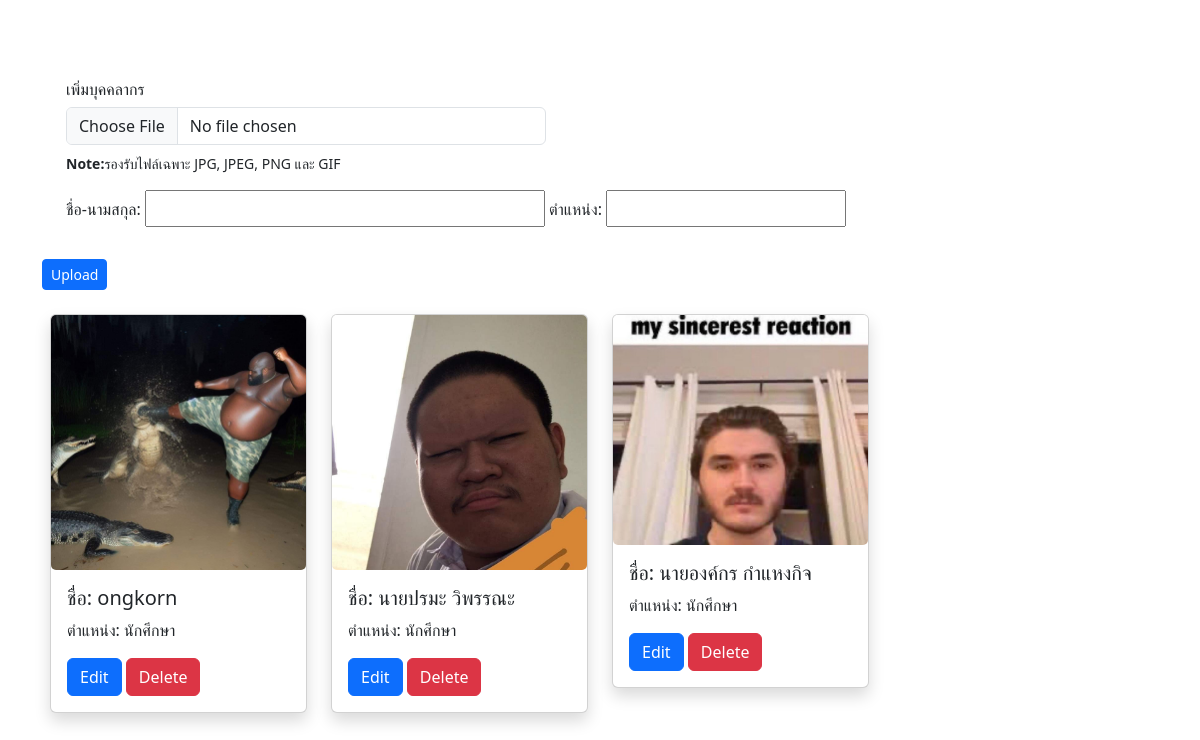
The page /login_admin/personnel/personnel.php on the database its author committed.
### tables this page shows
CREATE TABLE IF NOT EXISTS `personnel` (
  `id_personnel` int(11) NOT NULL AUTO_INCREMENT,
  `name_personnel` text NOT NULL,
  `status_personnel` text NOT NULL,
  `image_personnel` varchar(255) NOT NULL,
  `uploaded_personnel` datetime NOT NULL,
  PRIMARY KEY (`id_personnel`) USING BTREE
);

### login_admin/personnel/personnel.php (the view, shortened to what this page needs)
<?php
include_once '../../login/connect_db.php';
?>
<!DOCTYPE html>
<html lang="en">
<head>
    <link href="https://cdn.jsdelivr.net/npm/bootstrap@5.3.0/dist/css/bootstrap.min.css" rel="stylesheet">
</head>
<body>
    <div class="container">
        <div class="row mt-5">
            <div class="col-12">
                <form action="add_personnel.php" method="POST" enctype="multipart/form-data">
                    <div class="p-4 border-2 border-dashed rounded-3">
                        <h6 class="my-2">เพิ่มบุคคลากร</h6>
                        <input type="file" name="file" class="form-control streched-link" accept="image/gif, image/jpeg, image/png" style="width: 30rem;">
                        <p class="small md-0 mt-2"><b>Note:</b>รองรับไฟล์เฉพาะ JPG, JPEG, PNG และ GIF </p>
                        <label for="name">ชื่อ-นามสกุล:</label>
                        <input type="text" id="name" name="nameperson" required style="width: 25rem; height: 2.3rem;">
                        <label for="status">ตำแหน่ง:</label>
                        <input type="text" id="status" name="status" required style="width: 15rem; height: 2.3rem;">
                    </div>
                    <div class="d-sm-flex justify-content-left mt-2">
                        <input type="submit" name="submit" value="Upload" class="btn btn-sm btn-primary mb-3" >
                    </div>
                </form>
            </div>
        </div>
        <div class="row g-2">
            <?php
            $query = $db->query("SELECT * FROM personnel ORDER BY uploaded_personnel DESC");
            if ($query->num_rows > 0) {
                while ($row = $query->fetch_assoc()) {
                    $imageURL = 'upload/' . $row['image_personnel'];
            ?>
                    <div class="col-sm-6 col-lg-4 col-xl-3">
                        <div class="card shadow m-2">
                            <img src="<?php echo $imageURL ?>" alt="" class="card-img">
                            <div class="card-body">
                                <h5 class="card-title">ชื่อ: <?php echo $row['name_personnel']; ?></h5>
                                <p class="card-text">ตำแหน่ง: <?php echo $row['status_personnel']; ?></p>
                                <a href="edit_personnel.php?id=<?php echo $row['id_personnel']; ?>" class="btn btn-primary">Edit</a>
                                <a href="delete_personnel.php?id=<?php echo $row['id_personnel']; ?>" class="btn btn-danger">Delete</a>
                            </div>
                        </div>
                    </div>
                <?php
                }
            } else {
                ?>
                <p>No image found...</p>
            <?php
            }
            ?>
        </div>
    </div>
</body>
</html>

### rows shown on the page
personnel: image_personnel (picture), name_personnel "ongkorn", status_personnel "นักศึกษา"
personnel: image_personnel (picture), name_personnel "นายปรมะ วิพรรณะ", status_personnel "นักศึกษา"
personnel: image_personnel (picture), name_personnel "นายองค์กร กำแหงกิจ", status_personnel "นักศึกษา"
